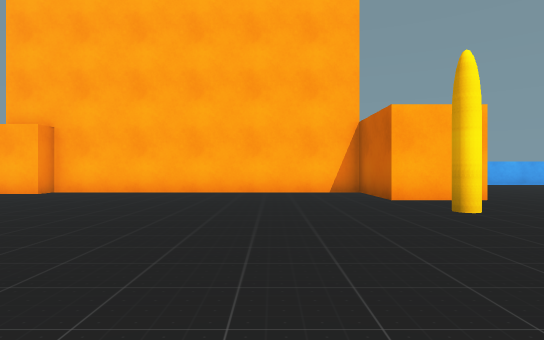
[1] (above)

12 first-person views from a walk through a 3-D level made in the Unity game engine. The camera is 0.64 m above the floor, looks level and sees 80° across. The floor is counted in squares, 1 m on a side. Each view is taken from the middle of a square. On the plan, view 1 faces up. The plan holds only what a view shows up to about 10 squares ahead; the rest is blank.

[2]
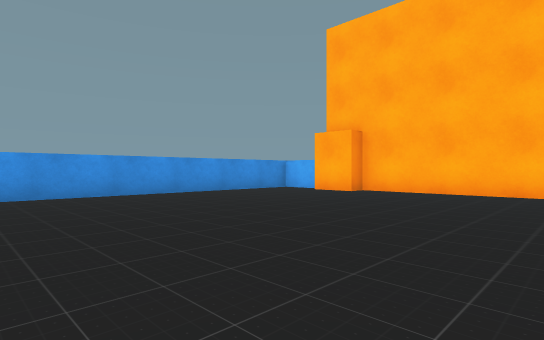

[3]
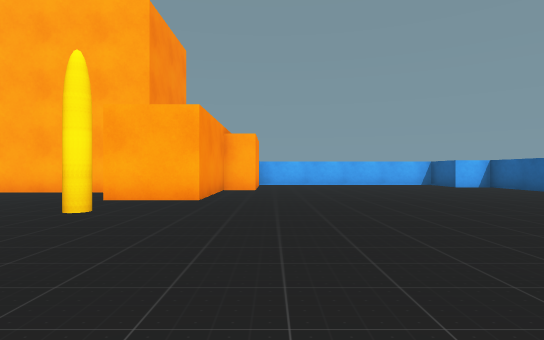

[4]
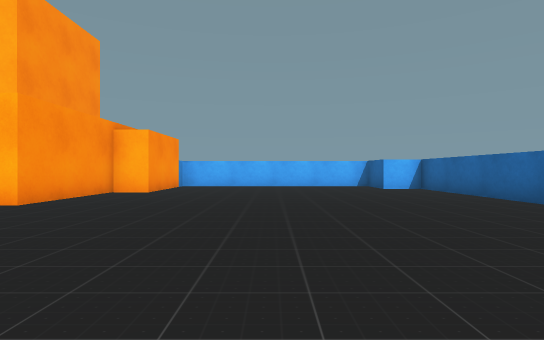

[5]
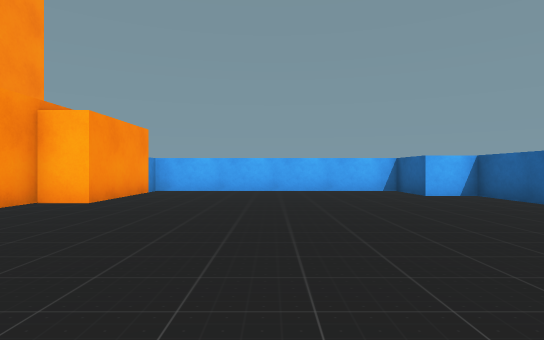

[6]
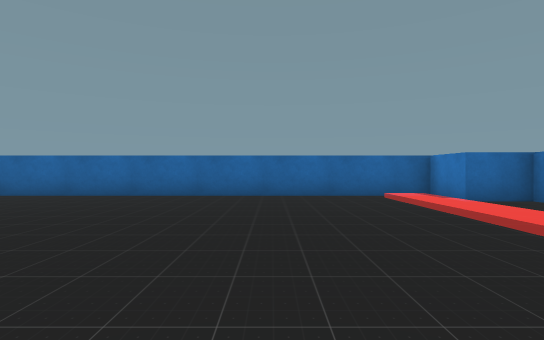

[7]
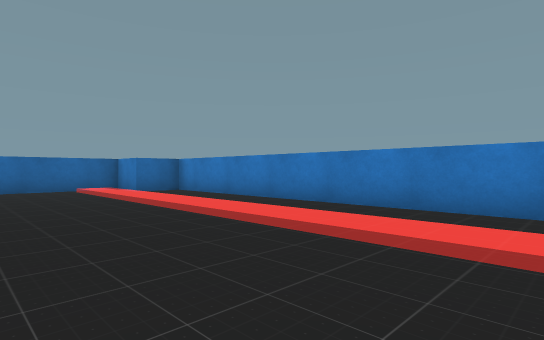

[8]
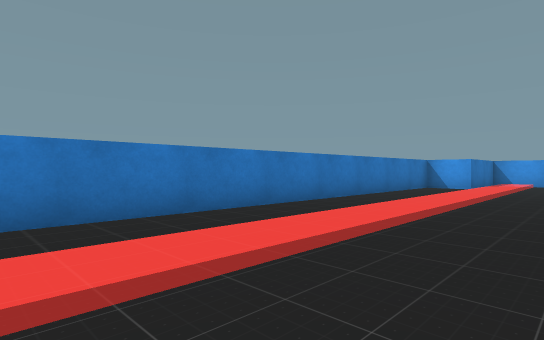

[9]
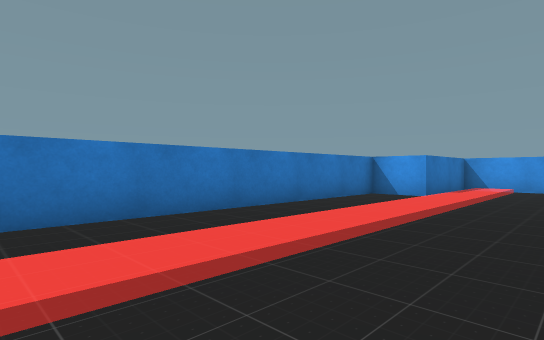

[10]
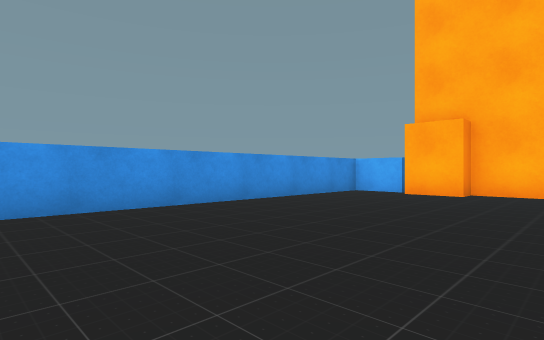

[11]
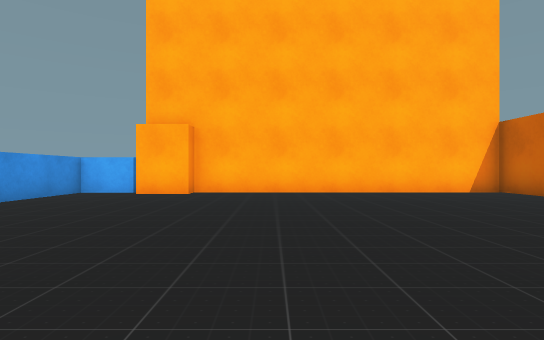

[12]
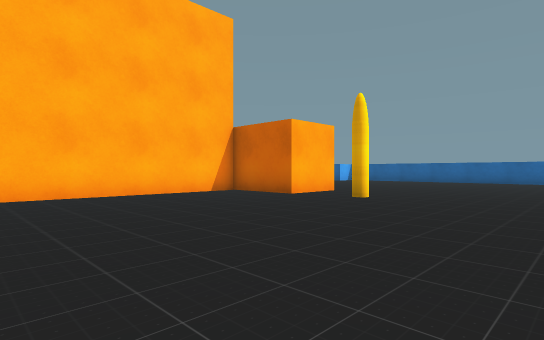

### Floor plan
Points are (right, up) in squares from view 1. A wall is a line through its corners. A room is listed if a view was taken in it or the views show most of it. See-through windows are left out.
Room 1 (views 1, 2, 3, 4, 5, 6, 7, 8, 9, 10, 11, 12)
walls: (-8.9, 9.3) (-9.4, 9.3) (-9.4, -1.9) (-6.2, -1.9) (-6.2, -3.3) (12.6, -3.3) (12.6, -1.9) (14, -1.9) (14, 12) (12.9, 12); (12.8, 12.9) (12.8, 13.8) (5.5, 13.8) (5.5, 10.2) (4.5, 10.2) (4.5, 6.7) (2.5, 6.7) (2.5, 9.3) (-6.2, 9.3) (-6.2, 8.6) (-7.6, 8.6)
ways out: gap at (14, -2)

Positions as (right, up) in squares from view 1, and headings:
1: (0, 0), facing up
2: (-1, 0), facing up-left
3: (6, 0), facing up
4: (9, 1), facing up
5: (9, 4), facing up
6: (6, 2), facing right
7: (3, 2), facing down-right
8: (6, 1), facing down-left
9: (2, 1), facing down-left
10: (-4, 0), facing up-left
11: (-4, 0), facing up
12: (-4, 1), facing up-right
